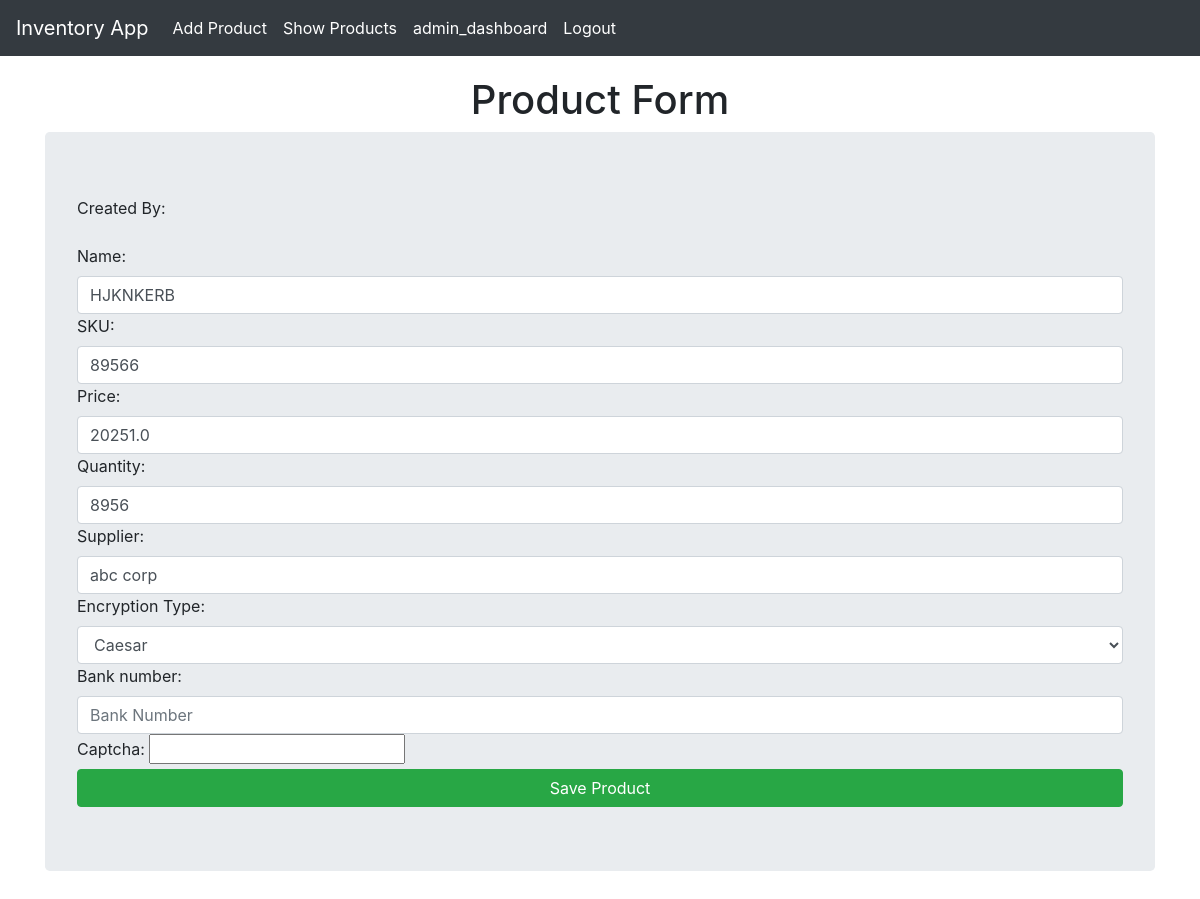
/update/5/ (signed in), run on the app's committed database.
### Core/models.py (models this page shows, shortened)
class Product(models.Model):
    ENCRYPTION_CHOICES = [
        ('fernet', 'Fernet'),
        ('caesar', 'Caesar'),
        ('aes192', 'AES 192'),
        ('aes128', 'AES 128'),
        ('aes256', 'AES 256'),
    ]
    product_id = models.AutoField(primary_key=True)
    name = models.CharField(max_length=100)
    sku = models.CharField(max_length=50, unique = True)
    price = models.FloatField()
    quantity = models.IntegerField()
    supplier = models.CharField(max_length=100)
    bank_number = models.BinaryField()
    created_by = models.ForeignKey(User, on_delete=models.SET_NULL, null=True, blank=True)
    encryption_type = models.CharField(
        max_length=10,
        choices=ENCRYPTION_CHOICES,
        default='fernet'
    )
    class Meta:
        permissions = [
            ("can_create_product", "Can create product"),
            ("can_update_product", "Can update product"),
            ("can_delete_product", "Can delete product"),
            ('can_view_product', 'Can view product'),
            ("can_view_own_products", "Can view own products"),
            ("can_view_all_products", "Can view all products"),
            ("can_view_product_keys", "Can view and update encryption keys"),
        ]
    def display_encrypted_bank_number(self):
        if self.bank_number:
            return self.bank_number.hex()  # Or use Base64 for cleaner output.

### Core/views.py (the view, shortened to what this page needs)
# urls.py: path('update/<int:product_id>/', views.product_update_view, name="product_update"),
def product_update_view(request, product_id):
    if not request.user.has_perm('Core.can_update_product'):
        return access_denied(request)
    logger.info(f"Accessed product update view for product_id: {product_id}.")
    product = Product.objects.get(product_id=product_id)
    form = ProductForm(instance=product)
    if product.bank_number:
        decrypted_bank_number = product.display_encrypted_bank_number()
        form.fields['bank_number'].initial = decrypted_bank_number
        logger.debug(f"Decrypted bank number for product_id: {product_id}.")
    return render(request, 'invapp/product_form.html', {'form': form})

### templates/invapp/product_form.html (shortened to what this page needs)
{% extends "invapp/layout.html" %}
{% block content %}
<h1 class="text-center">Product Form</h1>
<form method="POST" class="jumbotron">
    <div class="form-group">
        <label for="created_by">Created By:</label>
    </div>
    {{form}}
    <button class="btn btn-success btn-block" type="submit">Save Product</button>
</form>
{% endblock %}

### templates/invapp/layout.html (style rules this page uses)
body { padding-top: 56px; }

### data on the page
Product: name "HJKNKERB", sku "89566", price "20251.0", quantity "8956", supplier "abc corp", encryption_type "Caesar"
